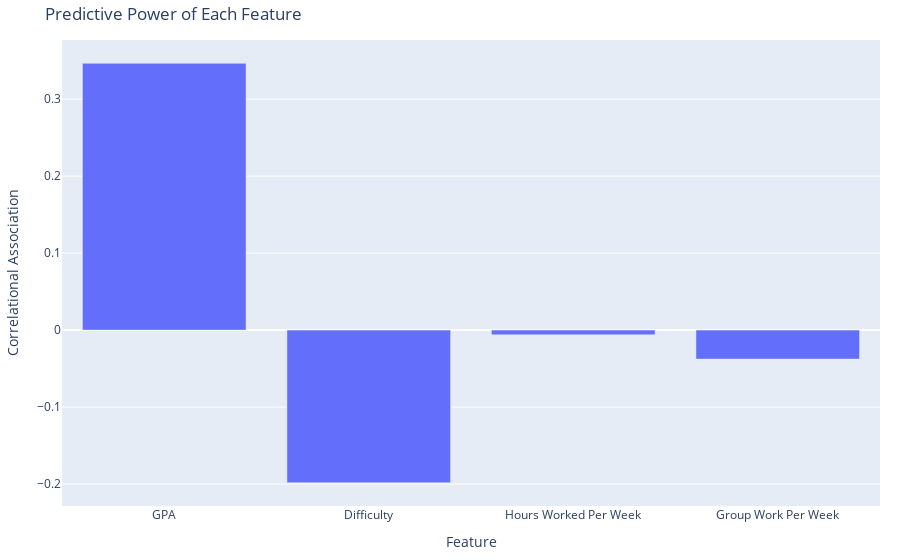

Write notebook code for a chart like this one.
### Code cell
@callback(
    Output("correlation_plot", "figure"),
    Input("features_to_plot", "value"),
    prevent_initial_call=True,  # FOR SOME REASON, this being called initially bricks the entire application
)
def make_correlation_plot(columns):
    """
    Makes a bar chart of the correlation between columns
    """
    # uses the data from the model
    data = zip(new_columns, model.coef_[0])

    # filter the data by which the column is in the columns
    column_renamer = {
        "average": "GPA",
        "difficulty": "Difficulty",
        "hours_per_week": "Hours Worked Per Week",
        "amount_group": "Group Work Per Week",
    }

    if isinstance(columns, str):
        columns = [columns]

    if len(columns) == 0:
        return

    if columns[0] == "":
        return  # we converted an empty string

    x_labels = []
    y_values = []
    for col, r in data:
        if col in columns:
            x_labels.append(column_renamer.get(col, col))
            y_values.append(r)

    fig = px.bar(
        x=x_labels,
        y=y_values,
        title="Predictive Power of Each Feature",
        labels={"x": "Feature", "y": "Correlational Association", **column_renamer},
    )

    fig.update_layout(margin=dict(b=20, l=20, r=20, t=40))
    return fig


make_correlation_plot(new_columns)

### Figure 1 — Plotly figure (JSON) as saved in the notebook; plotly's stock layout.template omitted (floating-point values rounded to 4 significant figures)
{"data": [{"alignmentgroup": "True", "hovertemplate": "Feature=%{x}<br>Correlational Association=%{y}<extra></extra>", "legendgroup": "", "marker": {"color": "#636efa", "pattern": {"shape": ""}}, "name": "", "offsetgroup": "", "orientation": "v", "showlegend": false, "textposition": "auto", "type": "bar", "x": ["GPA", "Difficulty", "Hours Worked Per Week", "Group Work Per Week"], "xaxis": "x", "y": [0.3466, -0.1982, -0.006162, -0.03764], "yaxis": "y"}], "layout": {"barmode": "relative", "legend": {"tracegroupgap": 0}, "margin": {"b": 20, "l": 20, "r": 20, "t": 40}, "title": {"text": "Predictive Power of Each Feature"}, "xaxis": {"anchor": "y", "domain": [0, 1], "title": {"text": "Feature"}}, "yaxis": {"anchor": "x", "domain": [0, 1], "title": {"text": "Correlational Association"}}}}
